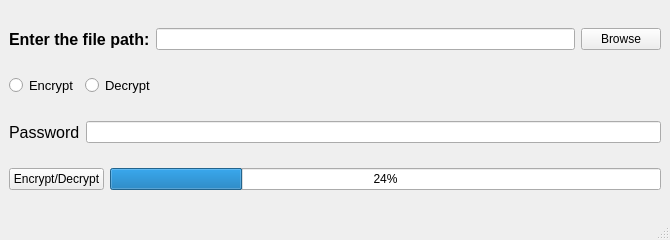
<?xml version="1.0" encoding="UTF-8"?>
<ui version="4.0">
 <class>FileCrypt</class>
 <widget class="QMainWindow" name="FileCrypt">
  <property name="geometry">
   <rect>
    <x>0</x>
    <y>0</y>
    <width>670</width>
    <height>240</height>
   </rect>
  </property>
  <property name="windowTitle">
   <string>MainWindow</string>
  </property>
  <widget class="QWidget" name="centralwidget">
   <layout class="QGridLayout" name="gridLayout">
    <item row="0" column="0">
     <layout class="QHBoxLayout" name="horizontalLayout">
      <item>
       <widget class="QLabel" name="label">
        <property name="font">
         <font>
          <pointsize>12</pointsize>
          <bold>true</bold>
         </font>
        </property>
        <property name="text">
         <string>Enter the file path:</string>
        </property>
       </widget>
      </item>
      <item>
       <widget class="QLineEdit" name="pathLineEdit"/>
      </item>
      <item>
       <widget class="QPushButton" name="browseBotten">
        <property name="text">
         <string>Browse</string>
        </property>
       </widget>
      </item>
     </layout>
    </item>
    <item row="1" column="0">
     <layout class="QHBoxLayout" name="horizontalLayout_2">
      <item>
       <widget class="QRadioButton" name="encryptButton">
        <property name="font">
         <font>
          <pointsize>10</pointsize>
          <bold>false</bold>
         </font>
        </property>
        <property name="text">
         <string>Encrypt</string>
        </property>
       </widget>
      </item>
      <item>
       <widget class="QRadioButton" name="decryptButton">
        <property name="font">
         <font>
          <pointsize>10</pointsize>
          <bold>false</bold>
         </font>
        </property>
        <property name="text">
         <string>Decrypt</string>
        </property>
       </widget>
      </item>
      <item>
       <spacer name="horizontalSpacer">
        <property name="orientation">
         <enum>Qt::Orientation::Horizontal</enum>
        </property>
        <property name="sizeHint" stdset="0">
         <size>
          <width>40</width>
          <height>20</height>
         </size>
        </property>
       </spacer>
      </item>
     </layout>
    </item>
    <item row="2" column="0">
     <layout class="QHBoxLayout" name="horizontalLayout_3">
      <item>
       <widget class="QLabel" name="label_2">
        <property name="font">
         <font>
          <pointsize>12</pointsize>
          <bold>false</bold>
         </font>
        </property>
        <property name="text">
         <string>Password</string>
        </property>
       </widget>
      </item>
      <item>
       <widget class="QLineEdit" name="passwordLineEdit"/>
      </item>
     </layout>
    </item>
    <item row="3" column="0">
     <layout class="QHBoxLayout" name="horizontalLayout_6">
      <item>
       <widget class="QPushButton" name="pushButton">
        <property name="text">
         <string>Encrypt/Decrypt</string>
        </property>
       </widget>
      </item>
      <item>
       <widget class="QProgressBar" name="progressBar">
        <property name="value">
         <number>24</number>
        </property>
       </widget>
      </item>
     </layout>
    </item>
   </layout>
  </widget>
  <widget class="QMenuBar" name="menubar">
   <property name="geometry">
    <rect>
     <x>0</x>
     <y>0</y>
     <width>670</width>
     <height>25</height>
    </rect>
   </property>
  </widget>
  <widget class="QStatusBar" name="statusbar"/>
 </widget>
 <resources/>
 <connections/>
</ui>
